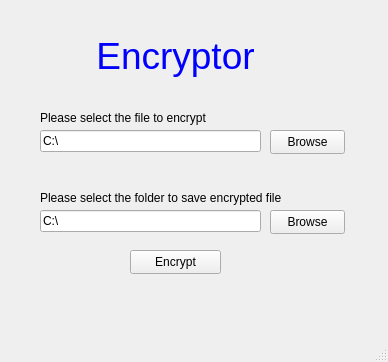
<?xml version="1.0" encoding="UTF-8"?>
<ui version="4.0">
 <class>MainWindow</class>
 <widget class="QMainWindow" name="MainWindow">
  <property name="geometry">
   <rect>
    <x>0</x>
    <y>0</y>
    <width>388</width>
    <height>362</height>
   </rect>
  </property>
  <property name="windowTitle">
   <string>MainWindow</string>
  </property>
  <widget class="QWidget" name="centralwidget">
   <widget class="QPushButton" name="browseButton">
    <property name="geometry">
     <rect>
      <x>270</x>
      <y>130</y>
      <width>75</width>
      <height>24</height>
     </rect>
    </property>
    <property name="text">
     <string>Browse</string>
    </property>
   </widget>
   <widget class="QLineEdit" name="filePathLineEdit">
    <property name="geometry">
     <rect>
      <x>40</x>
      <y>130</y>
      <width>221</width>
      <height>22</height>
     </rect>
    </property>
    <property name="text">
     <string>C:\</string>
    </property>
   </widget>
   <widget class="QLabel" name="label">
    <property name="geometry">
     <rect>
      <x>40</x>
      <y>110</y>
      <width>191</width>
      <height>16</height>
     </rect>
    </property>
    <property name="text">
     <string>Please select the file to encrypt</string>
    </property>
   </widget>
   <widget class="QLabel" name="label_2">
    <property name="geometry">
     <rect>
      <x>40</x>
      <y>190</y>
      <width>251</width>
      <height>16</height>
     </rect>
    </property>
    <property name="text">
     <string>Please select the folder to save encrypted file</string>
    </property>
   </widget>
   <widget class="QPushButton" name="encryptButton">
    <property name="geometry">
     <rect>
      <x>130</x>
      <y>250</y>
      <width>91</width>
      <height>24</height>
     </rect>
    </property>
    <property name="text">
     <string>Encrypt</string>
    </property>
   </widget>
   <widget class="QLabel" name="infoLabel">
    <property name="geometry">
     <rect>
      <x>60</x>
      <y>280</y>
      <width>251</width>
      <height>20</height>
     </rect>
    </property>
    <property name="layoutDirection">
     <enum>Qt::LeftToRight</enum>
    </property>
    <property name="text">
     <string/>
    </property>
    <property name="alignment">
     <set>Qt::AlignCenter</set>
    </property>
   </widget>
   <widget class="QLineEdit" name="saveFolderPathLineEdit">
    <property name="geometry">
     <rect>
      <x>40</x>
      <y>210</y>
      <width>221</width>
      <height>22</height>
     </rect>
    </property>
    <property name="text">
     <string>C:\</string>
    </property>
   </widget>
   <widget class="QPushButton" name="saveFolderBrowseButton">
    <property name="geometry">
     <rect>
      <x>270</x>
      <y>210</y>
      <width>75</width>
      <height>24</height>
     </rect>
    </property>
    <property name="text">
     <string>Browse</string>
    </property>
   </widget>
   <widget class="QLabel" name="label_3">
    <property name="geometry">
     <rect>
      <x>80</x>
      <y>30</y>
      <width>191</width>
      <height>51</height>
     </rect>
    </property>
    <property name="font">
     <font>
      <pointsize>28</pointsize>
     </font>
    </property>
    <property name="styleSheet">
     <string notr="true">color: rgb(0, 0, 255)</string>
    </property>
    <property name="text">
     <string>Encryptor</string>
    </property>
    <property name="alignment">
     <set>Qt::AlignCenter</set>
    </property>
   </widget>
  </widget>
  <widget class="QStatusBar" name="statusbar"/>
  <widget class="QMenuBar" name="menubar">
   <property name="geometry">
    <rect>
     <x>0</x>
     <y>0</y>
     <width>388</width>
     <height>22</height>
    </rect>
   </property>
  </widget>
  <action name="actionAssetLocation">
   <property name="text">
    <string>Asset Location</string>
   </property>
  </action>
  <action name="actionSaveLocation">
   <property name="text">
    <string>Save Location</string>
   </property>
  </action>
  <action name="actionSolutionAssetLocation">
   <property name="text">
    <string>Solution Asset Location</string>
   </property>
  </action>
 </widget>
 <resources/>
 <connections/>
</ui>
